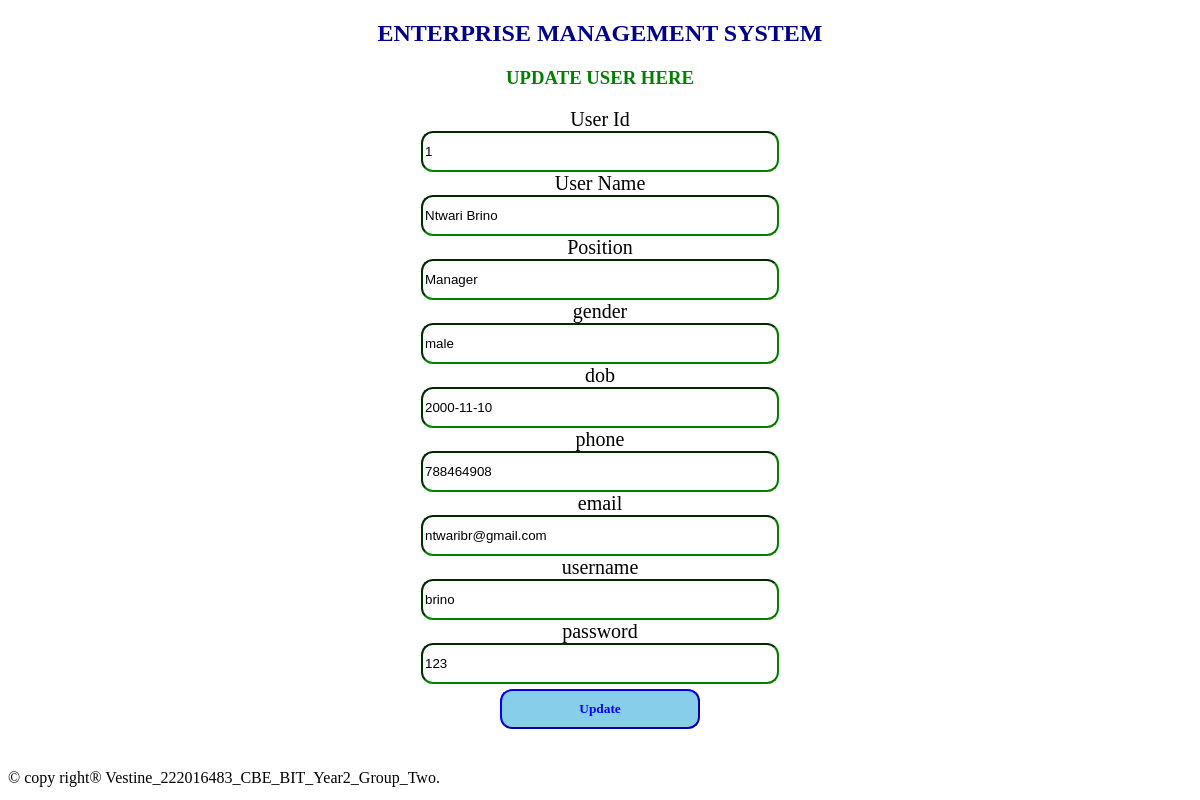
Screenshot of /edituser.php?user_id=1 with the database file from the repository.
### tables this page shows
CREATE TABLE `user` (
  `user_id` int(11) NOT NULL,
  `name` varchar(100) DEFAULT NULL,
  `position` varchar(100) DEFAULT NULL,
  `gender` varchar(10) DEFAULT NULL,
  `dob` date DEFAULT NULL,
  `phone` varchar(20) DEFAULT NULL,
  `email` varchar(100) DEFAULT NULL,
  `username` varchar(50) DEFAULT NULL,
  `password` varchar(255) DEFAULT NULL
);

### edituser.php (the view, shortened to what this page needs)
<?php
include "dbconnection.php";
if ($_SERVER['REQUEST_METHOD'] == 'GET') {
    $user_id = $_GET['user_id'];
    $sql = "SELECT * FROM user WHERE user_id= ?";
    $stmt = $connection->prepare($sql);
    $stmt->bind_param("i", $user_id);
    $stmt->execute();
    $result = $stmt->get_result();
    if ($result->num_rows > 0) {
        $row = $result->fetch_assoc();
        $name = $row["name"];
        $position = $row["position"];
        $gender = $row["gender"];
        $dob = $row["dob"];
        $phone = $row["phone"];
        $email = $row["email"];
        $username = $row["username"];
        $password = $row["password"];
    } else {
        header("location:viewuser.php");
        exit;
    }
}
?>
<!DOCTYPE html>
<html>
<head>
</head>
<body>
<center>
	<h2>ENTERPRISE MANAGEMENT SYSTEM </h2>
	<h3 style="color:green;">UPDATE USER HERE</h3>
	<section class="forms">
		<form method="POST">
	<label>User Id</label><br>
    <input type="text" name="user_id" readonly class="input" value="<?php echo $user_id; ?>"><br>
    <label>User Name</label><br>
    <input type="text" name="name" readonly class="input" value="<?php echo $name; ?>"><br>
    <label>Position</label><br>
    <input type="text" name="position" class="input" value="<?php echo $position; ?>"><br>
    <label>gender</label><br>
    <input type="text" name="gender" value="<?php echo $gender; ?>" class="input"><br>
    <label>dob </label><br>
    <input type="text" name="dob" readonly value="<?php echo $dob; ?>" class="input"><br>
    <label>phone</label><br>
    <input type="text" name="phone" class="input" value="<?php echo $phone; ?>"><br>
    <label>email</label><br>
    <input type="text" name="email" value="<?php echo $email; ?>" class="input"><br>
    <label>username</label><br>
    <input type="text" name="username" value="<?php echo $username; ?>" class="input"><br>
    <label>password</label><br>
    <input type="text" name="password" value="<?php echo $password; ?>" class="input"><br>
    <input type="submit" name="submit" value="Update" class="sb">
</form>
</section>
</center>
		<footer>
			<p style="color:blue; text-align: center; margin-top:40px;"><marquee> &copy copy right&reg Vestine_222016483_CBE_BIT_Year2_Group_Two.</marquee> </p>
		</footer>
</body>
</html>

### edituser.php (style rules this page uses)
h2 { font-family:Castellar; color: darkblue; }
label { font-family: elephant; font-size: 20px; }
.sb { font-family:Georgia; padding: 10px; border-color: blue; background-color: skyblue; width: 200px; margin-top: 5px; border-radius: 12px; font-weight: bold; color: blue; }
.input { width: 350px; height: 35px; border-radius: 12px; border-color: green; }

### rows the page displays
user: name "Ntwari Brino", position "Manager", gender "male", dob "2000-11-10", phone "788464908", email "ntwaribr@gmail.com", username "brino", password "123"
